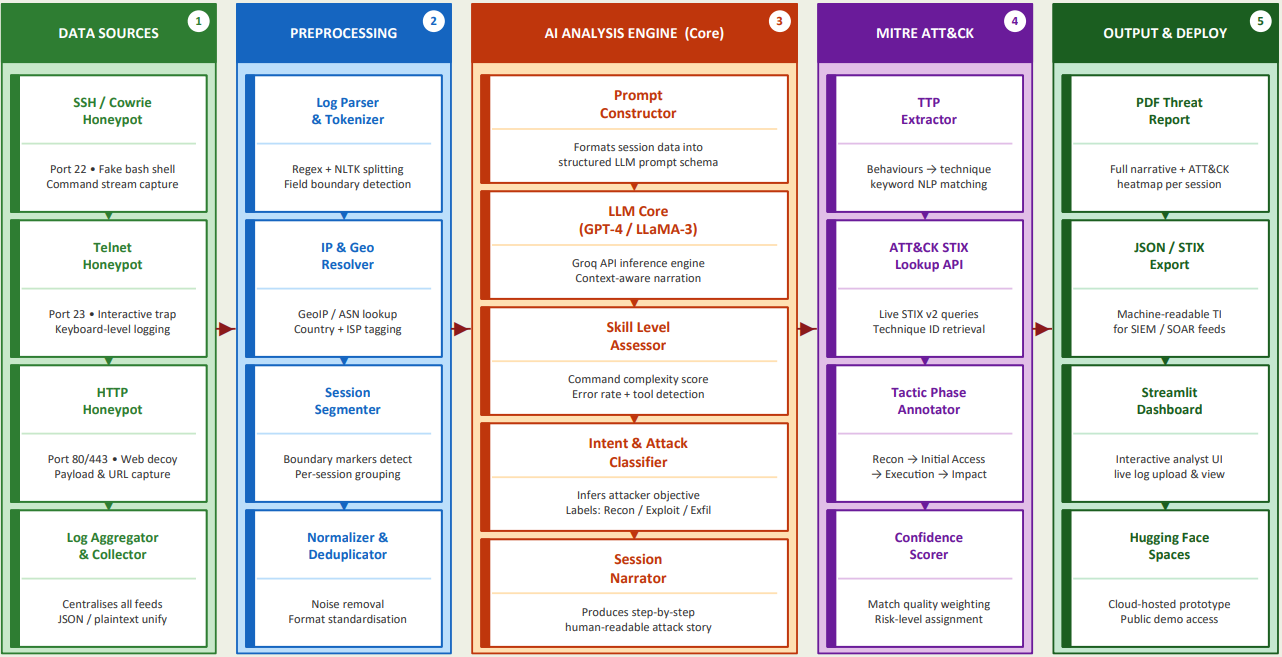
#> input picture report_images_light/architecture.png, 1282 x 657 px, found by its file name
$ python make_bw2.py
#> lines starting #> are read from the running program, lines starting #| are printed output that depends on the picture; after the words box and inside, x2 and y2 are one past the last pixel; in counts of white or black regions, pixels touching at a corner belong together
import cv2
import numpy as np

def main():
    input_path = r'C:\Users\rishe\OneDrive\Desktop\Honeypot\report_images_light\architecture.png'
    output_path = r'C:\Users\rishe\OneDrive\Desktop\Honeypot\report_images_light\architecture_bw_final.png'

    img = cv2.imread(input_path, cv2.IMREAD_UNCHANGED)
#> img is the input picture: shape (657, 1282, 4); mean B, G, R, A 216, 217.2, 218, 255
    if img is None:
        print("Could not read image")
        return

    # Put on black background to handle transparency
    if img.shape[2] == 4:
        alpha = img[:,:,3].astype(float) / 255.0
#> alpha: shape (657, 1282) float64; every value is 1
        bg = np.zeros_like(img[:,:,:3])
        for c in range(3):
            bg[:,:,c] = img[:,:,c] * alpha
        # bg now has white text/borders on black background, with some colored fills.
    else:
        bg = img

    # Invert the image.
    # Now we have black text/borders on a white background, with colored fills being medium-light.
    inv = cv2.bitwise_not(bg)
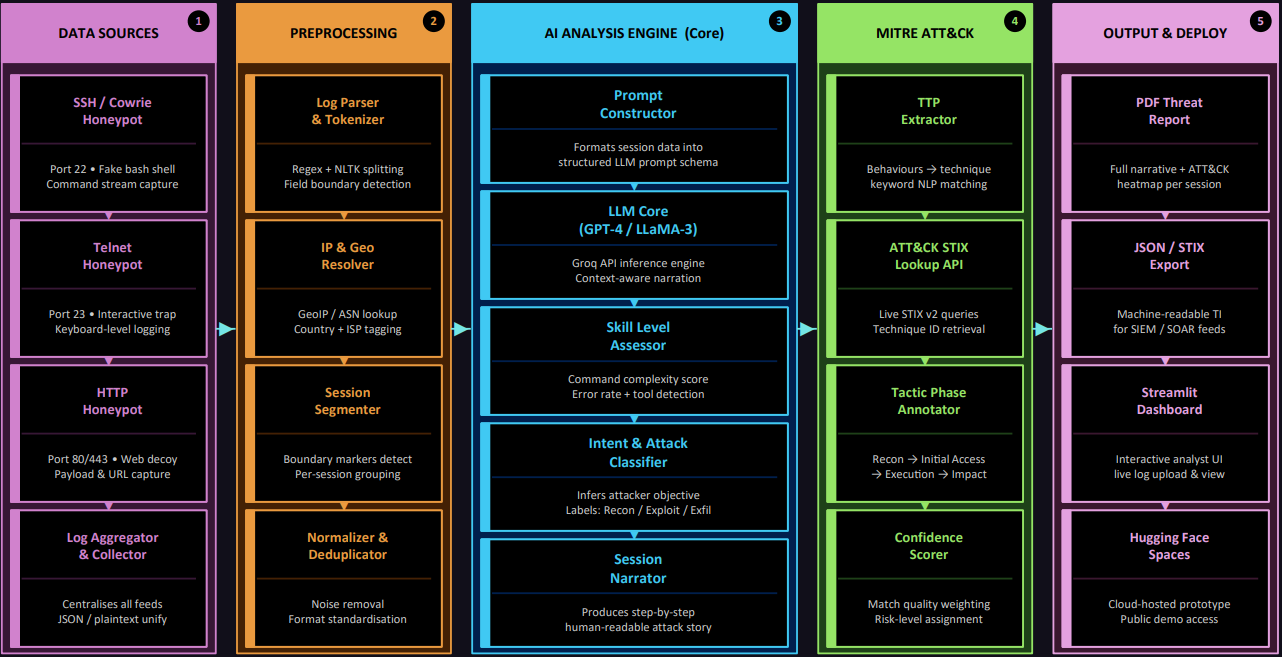
#> inv: shape (657, 1282, 3); mean B, G, R 39, 37.8, 37
    gray = cv2.cvtColor(inv, cv2.COLOR_BGR2GRAY)
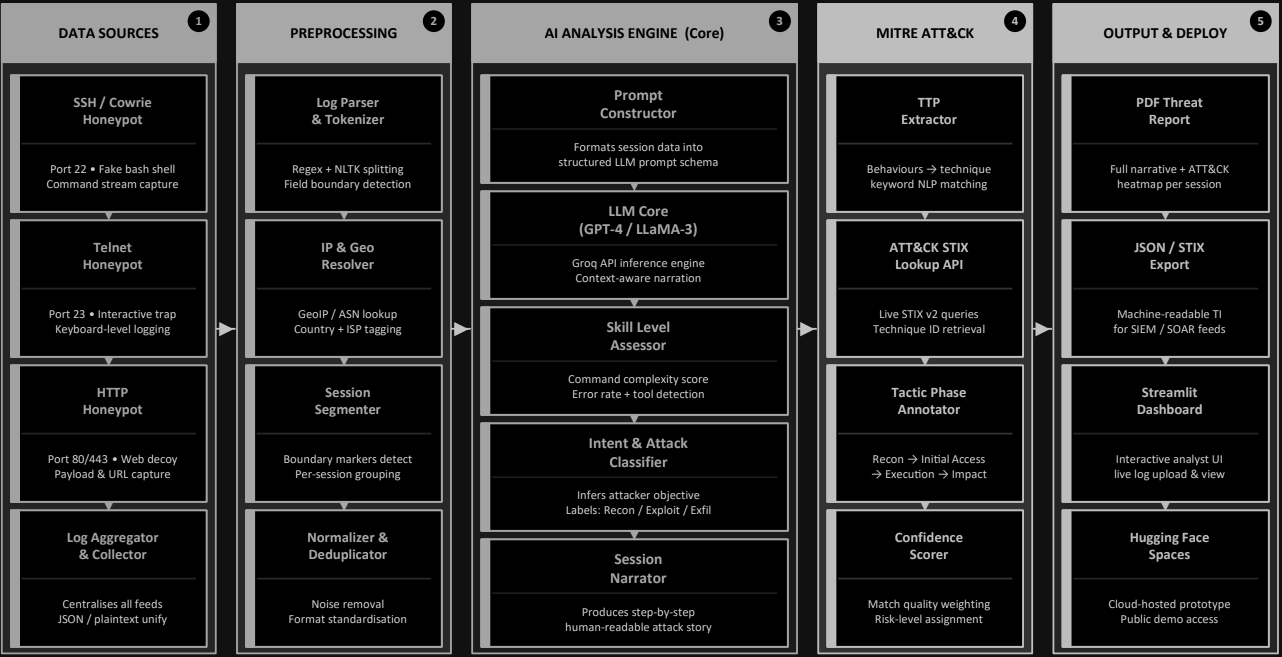
#> gray: shape (657, 1282); min 0, max 204, mean 37.8

    # Adaptive thresholding.
    # A pixel becomes 255 (white) if gray(x,y) > local_mean - C.
    # Otherwise it becomes 0 (black).
    # Since text is black (0) and fills are medium-light (e.g. 150),
    # text will be < local_mean - C, so it becomes 0.
    # Uniform fills will be == local_mean, which is > local_mean - C, so they become 255.
    # This perfectly extracts local dark features (the text and borders) into black, and makes fills white!
    bw = cv2.adaptiveThreshold(gray, 255, cv2.ADAPTIVE_THRESH_GAUSSIAN_C, cv2.THRESH_BINARY, 51, 15)
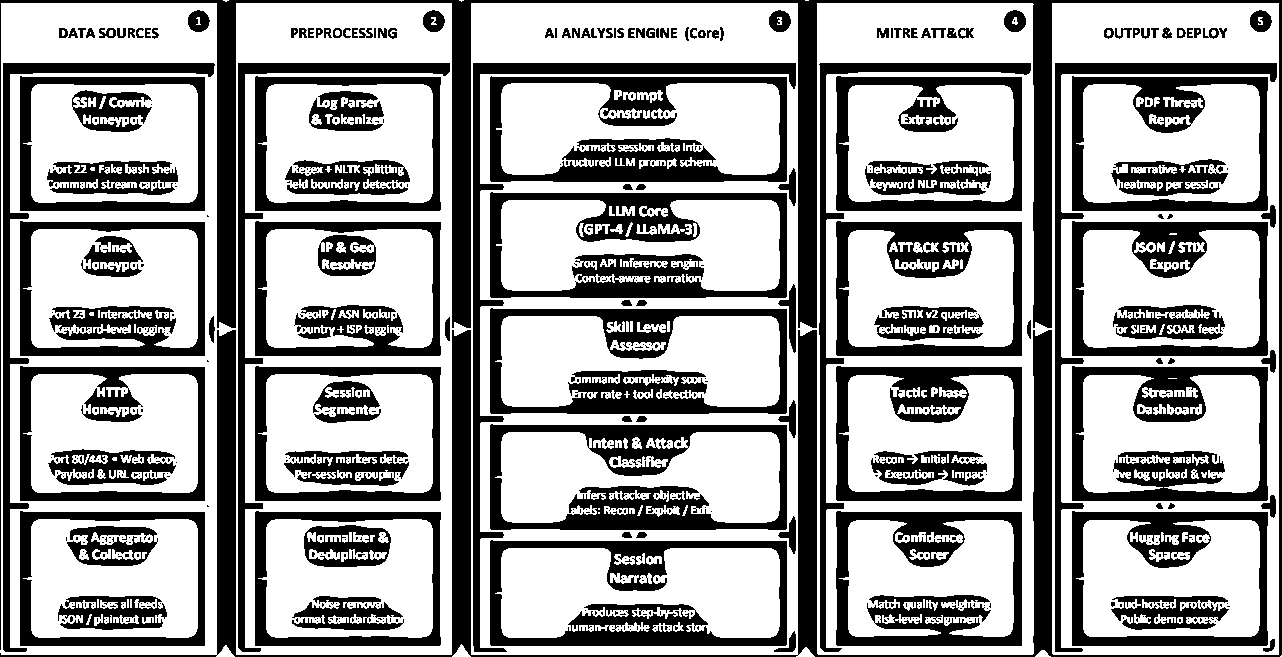
#> bw: shape (657, 1282); 62.6% white; 865 black regions (725 under 20 px), largest, box (x1, y1, x2, y2) and area: (0, 0, 1282, 657) 57202, (490, 192, 787, 298) 12041, (490, 424, 787, 530) 11817

    # Save the output
    cv2.imwrite(output_path, bw)
    print(f"Saved optimized BW image to {output_path}")

if __name__ == "__main__":
    main()
